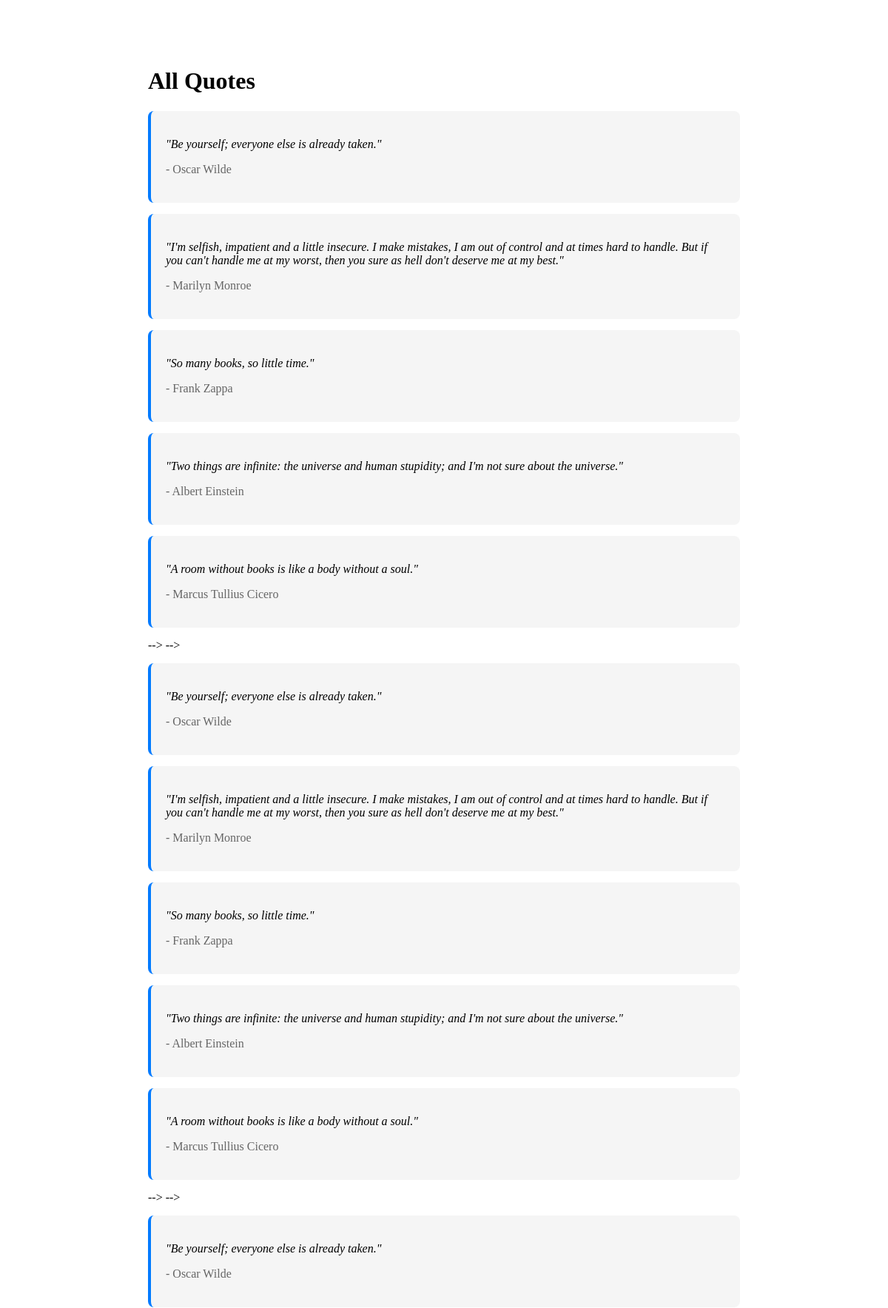
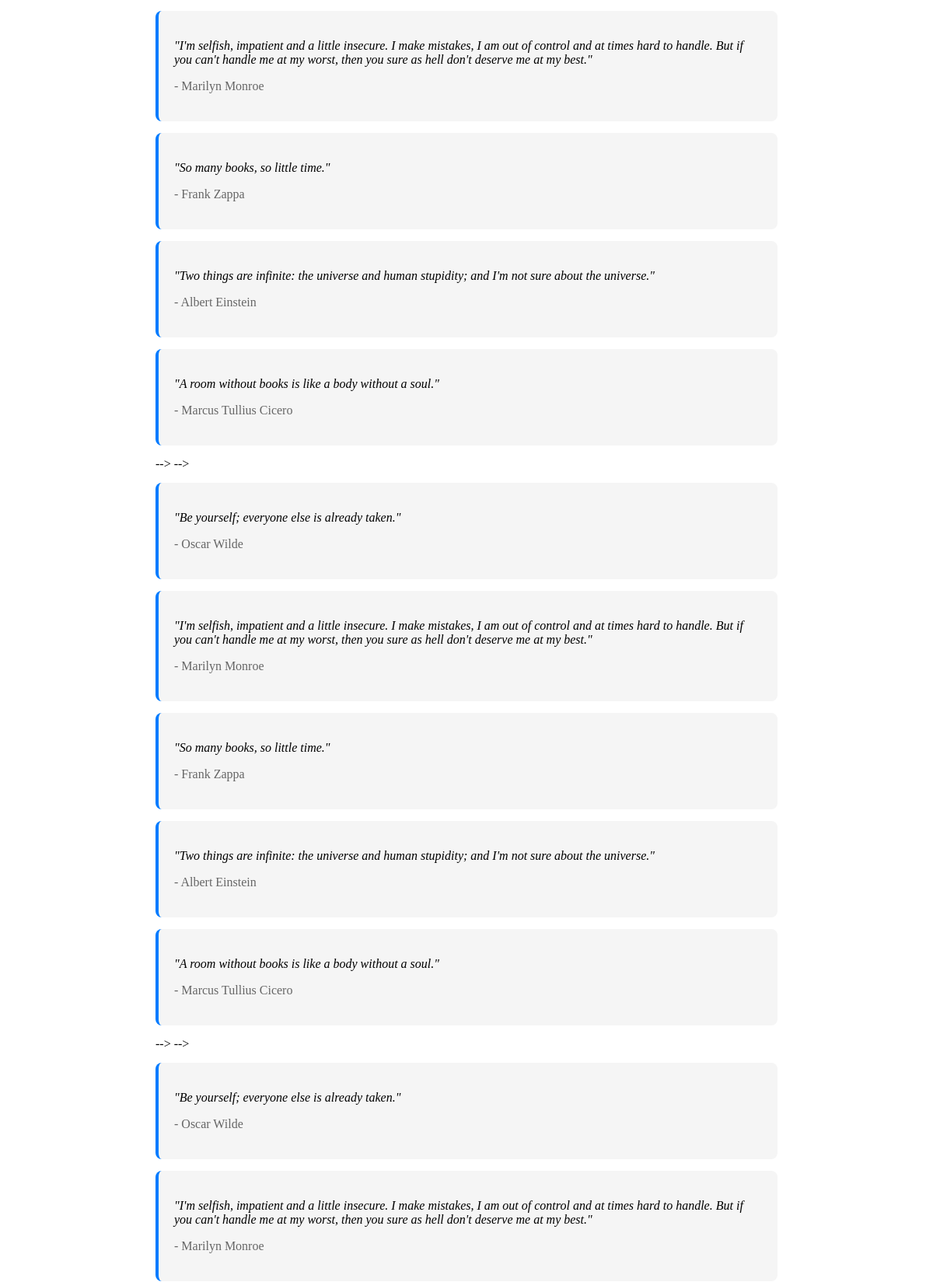
Page /all/ (upper part) on the committed database (2 pictures, top to bottom).
### quotes/models.py (models this page shows, shortened)
class Quote(models.Model):
    text=models.CharField(max_length=500)
    author=models.CharField(max_length=100)

### quotes/views.py (the view)
# urls.py: path('all/',views.all_quotes,name='all_quotes'),
def all_quotes(request):
    quotes=Quote.objects.all()
    return render(request,'quotes/all_quotes.html',{'quotes':quotes})

### quotes/templates/quotes/all_quotes.html (shortened to what this page needs)
<!DOCTYPE html>
<html>
<head>
</head>
<body>
    <h1>All Quotes</h1>
    {% for quote in quotes %}
        <div class="quote-card">
            <p class="text">"{{quote.text}}"</p>
            <p class="author">- {{quote.author}}</p>
        </div>
    {% empty %}
        <p>No quotes available yet.</p>
    {% endfor %}
</body>
</html>

### quotes/templates/quotes/all_quotes.html (style rules this page uses)
body { font-family: Georgia, serif; max-width: 800px; margin: 50px auto; padding: 20px; }
.quote-card { background: #f5f5f5; padding: 20px; margin: 15px 0; border-radius: 8px; border-left: 4px solid #007bff; }
.text { font-style: italic; }
.author { color: #666; margin-top: 10px; }

### rows in the picture
Quote: text "Be yourself; everyone else is already taken.", author "Oscar Wilde"
Quote: text "I'm selfish, impatient and a little insecure. I make mistakes, I am out of control and at times hard to handle. But if you can't handle me at my worst, then you sure as hell don't deserve me at my best.", author "Marilyn Monroe"
Quote: text "So many books, so little time.", author "Frank Zappa"
Quote: text "Two things are infinite: the universe and human stupidity; and I'm not sure about the universe.", author "Albert Einstein"
Quote: text "A room without books is like a body without a soul.", author "Marcus Tullius Cicero"
